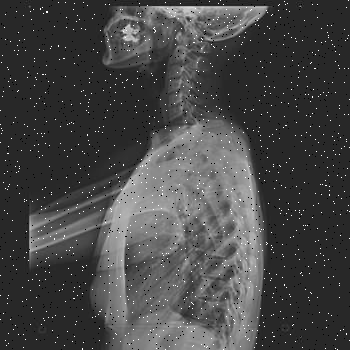
%> input picture hw04_ChaehyeonKim_2020250028/Week06/sadimg.bmp, 350 x 350 px, given in place of roundImage.png, which was not available
$ octave hw04_ChaehyeonKim_2020250028.m   (GNU Octave 9; MATLAB toolbox functions it lacks are replaced by stand-ins)
%> lines starting %> are read from the running program, lines starting %| are printed output that depends on the picture; pictures that were not available may be replaced by others from this repository, and a replacement may not be noted
clc; clear; close all;

%% 5-1. Spatial Filtering

% 1. Using imread() read 'roundImage.png' and store it into 'ri' variable.
ri = imread("./Week06/roundImage.png");
%> ri is the input picture: size 350x350 uint8; min 0, max 255, mean 70

% 2. Low pass filter
af = (1/(15*15))*double(ones(15,15)); % 15x15 average filter
afr = conv2(ri,af);

figure;
subplot(1,2,1); imshow(ri);
subplot(1,2,2); imshow(afr,[]);

figure; plot(ri(128,:),'linewidth',3);
hold all;
plot(afr(129,:),'linewidth',3, 'linestyle','--');
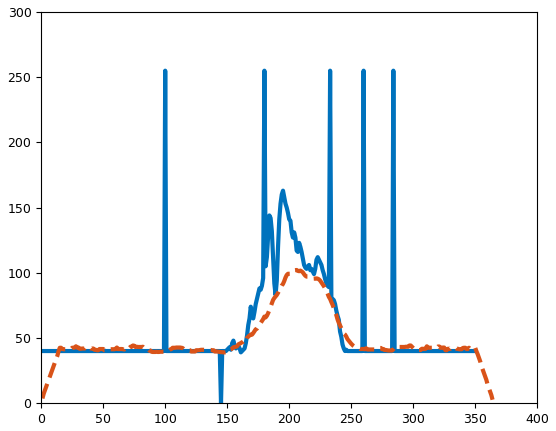
%> figure redrawn from the program's plot data; curve peaks at x = 100, y = 255; curve peaks at x = 206, y = 102.1

% 3. Filter generation
gf = fspecial('gaussian',3,.5);
lf = fspecial('laplacian',.5);
pf = fspecial('prewitt');
sf = fspecial('sobel');

% 4. Directional filters
sfr1 = conv2(ri, sf);
pfr1 = conv2(ri, pf);

figure;
subplot(1,2,1); imshow(sfr1,[]); title('sfr1');
subplot(1,2,2); imshow(pfr1,[]); title('pfr1');
sgtitle('4-b. Display the varialbe sfr1 and pfr1.');

sfr2 = conv2(ri,sf) + conv2(ri,sf.') + conv2(ri,flip(sf)) + conv2(ri,flip(sf.'));
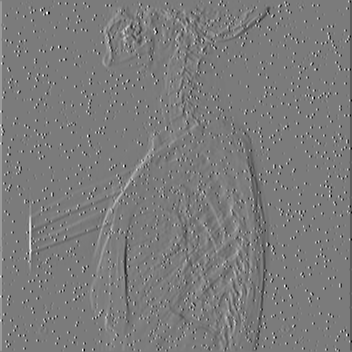
%> sfr2: size 352x352 double; min -1290, max 1374, mean 0; drawn with min black and max white
sfr2 = imadd(sfr2, -min(min(sfr2)));
sfr2 = immultiply(imdivide(sfr2, max(max(sfr2))), 255);

pfr2 = conv2(ri,pf) + conv2(ri,pf.') + conv2(ri,flip(pf)) + conv2(ri,flip(pf.'));
pfr2 = imadd(pfr2, -min(min(pfr2)));
pfr2 = immultiply(imdivide(pfr2, max(max(pfr2))), 255);

df = abs(sfr2 - pfr2);
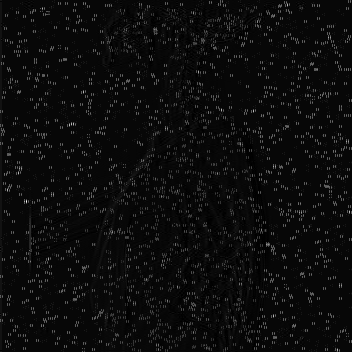
%> df: size 352x352 double; min 0.000624, max 57.8, mean 2.9; drawn with min black and max white

figure;
subplot(1,3,1); imshow(sfr2, []); title('sfr2');
subplot(1,3,2); imshow(pfr2, []); title('pfr2');
subplot(1,3,3); imshow(df, []); title('df');
sgtitle('Display the variable sfr2, pfr2, df within the same window.');
% difference between 'sobel' and 'prewitt' :
% sobel 결과에서 prewitt 결과를 뺐을 때, edge에 대한 양수값들이 남아있음을 그림에서 확인할 수 있다. 따라서,
% sobel filter가 prewitt filter에 비해 더욱 강하게 edge를 찾는 것으로 해석할 수 있다.

% 5. Application of HPF
chest = double(imread('./Week06/chest.png'));
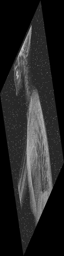
%> input picture hw04_ChaehyeonKim_2020250028/Week06/sadimg2.bmp, 64 x 256 px, given in place of chest.png, which was not available
%> chest: size 256x64 double; min 0, max 198, mean 37.4; mean of the top-left, top-right, bottom-left and bottom-right quarters 35.2, 30.6, 34.6, 49.3
lfChest = conv2(chest,lf,'same');
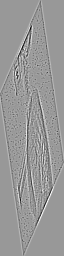
%> lfChest: size 256x64 double; min -170.3, max 113.7, mean 0; drawn with min black and max white

idx_neg = find(lfChest<=0);
%> idx_neg = 10816 values from 1 to 16384
enhancement = lfChest;
enhancement(idx_neg) = 0;
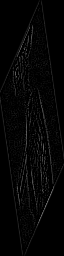
%> enhancement: size 256x64 double; min 0, max 113.7, mean 5.4
new_chest = imsubtract(chest, enhancement);
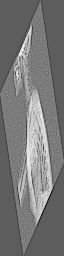
%> new_chest: size 256x64 double; min -113.7, max 198, mean 32; drawn with min black and max white

figure;
subplot(1,3,1); imshow(chest,[]); title('chest');
subplot(1,3,2); imshow(lfChest,[]); title('lfChest');
subplot(1,3,3); imshow(new_chest,[]); title('new chest');
sgtitle("5-d. Display the variable 'chest'm 'lfChest', 'new_chest' within the same window.");

%% 5-2. DoG
% 1. LoG filter
%> (the run ends here)
